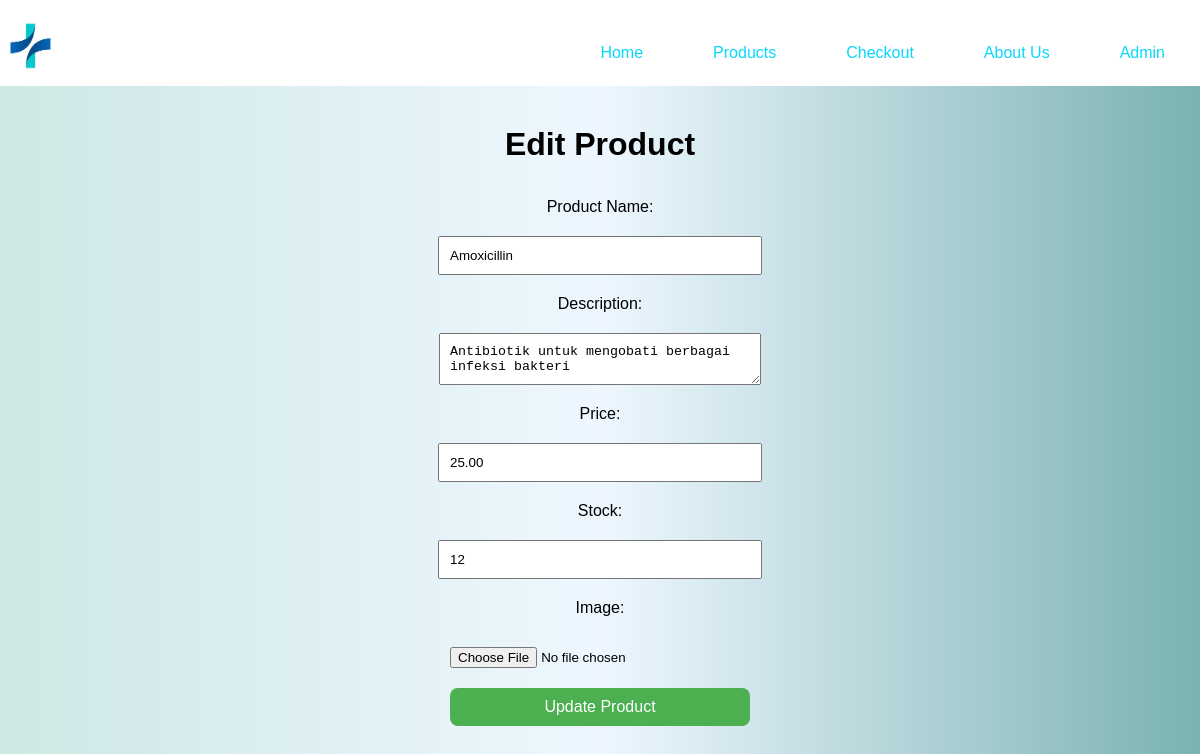
Page /php/edit_product.php?id=0 on the committed database.
### tables this page shows
CREATE TABLE `products` (
  `id` int(11) NOT NULL,
  `name` varchar(255) NOT NULL,
  `description` text NOT NULL,
  `price` decimal(10,2) NOT NULL,
  `image` varchar(255) NOT NULL,
  `stock` int(11) NOT NULL
);

### php/edit_product.php (the view, shortened to what this page needs)
<?php
include 'db.php';
include 'navbar.php';
$product_id = $_GET['id'];
$sql = "SELECT * FROM products WHERE id = $product_id";
$result = $conn->query($sql);
$product = $result->fetch_assoc();
?>
<!DOCTYPE html>
<html>
<head>
    <link rel="stylesheet" type="text/css" href="../css/add_product.css">
</head>
<body>
    <main>
        <h1>Edit Product</h1>
        <form action="edit_product_process.php" method="POST" enctype="multipart/form-data">
            <label for="name">Product Name:</label>
            <input type="text" id="name" name="name" value="<?php echo $product['name']; ?>" required>
            <label for="description">Description:</label>
            <textarea id="description" name="description" required><?php echo $product['description']; ?></textarea>
            <label for="price">Price:</label>
            <input type="number" id="price" name="price" value="<?php echo $product['price']; ?>" required>
            <label for="stock">Stock:</label>
            <input type="number" id="stock" name="stock" value="<?php echo $product['stock']; ?>" required>
            <label for="image">Image:</label>
            <input type="file" id="image" name="image">
            <button type="submit">Update Product</button>
        </form>
    </main>
</body>
</html>

### css/add_product.css (style rules this page uses)
body { font-family: Arial, sans-serif; margin: 0; padding: 0; text-align: center; background: linear-gradient(to right, #CDE8E5, #EEF7FF, #7AB2B2); }
main { padding: 20px; }
h1, h2 { margin: 20px 0; }
form { display: flex; flex-direction: column; align-items: center; margin-bottom: 20px; }
form label, form input, form textarea, form button { margin: 5px 0; padding: 10px; width: 300px; }
button { background-color: #4CAF50; border: none; color: white; padding: 10px 20px; text-align: center; text-decoration: none; display: inline-block; font-size: 16px; margin: 4px 2px; cursor: pointer; border-radius: 8px; }

### rows in the picture
products: name "Amoxicillin", description "Antibiotik untuk mengobati berbagai infeksi bakteri", price "25.00", stock "12"
